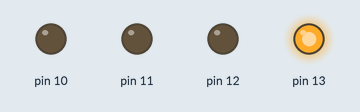
Bench run of a sketch on a simulated Arduino Uno, built with avr-gcc and run on an emulated ATmega328P. On the bench: output pins drawn as LEDs (lit = HIGH).

Above: at 0.5 s.
At 4.5 s:
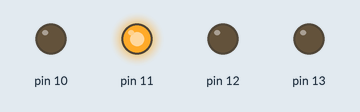
At 6.5 s:
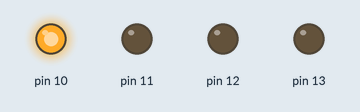
At 7.5 s:
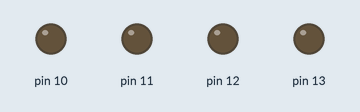
At 14.5 s:
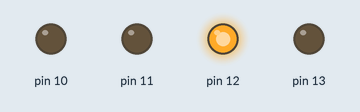
Timing chart, 0 to 15.6 s (numbered marks = the images above):
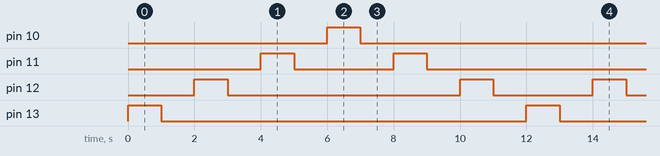

The sketch:

Running_Multiple_LED_Function_Parameters.ino
```cpp
void setup() {
    pinMode(13,OUTPUT);
    pinMode(12,OUTPUT);
    pinMode(11,OUTPUT);
    pinMode(10,OUTPUT);
}

void loop() {
    blinky(13, 1000);
    blinky(12, 1000);
    blinky(11, 1000);
    blinky(10, 1000);
    blinky(11, 1000);
    blinky(12, 1000);
}

void blinky(int pin, int timer) {
    digitalWrite(pin,HIGH);
    delay(timer);
    digitalWrite(pin, LOW);
    delay(timer);
}
```

Measured:
- by itself, pin 10, pin 13: alternates HIGH for 1.0 s and LOW for 11.0 s
- by itself, pin 11: repeats every 12.0 s: LOW 3.0 s, HIGH 1.0 s, LOW 7.0 s, HIGH 1.0 s
- by itself, pin 12: repeats every 12.0 s: LOW 7.0 s, HIGH 1.0 s, LOW 3.0 s, HIGH 1.0 s
